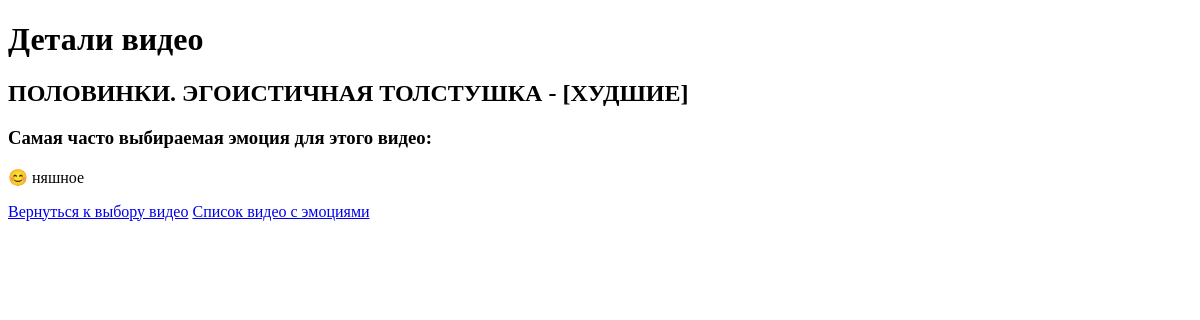
The app's page /video_details/5/ (signed in), older data.
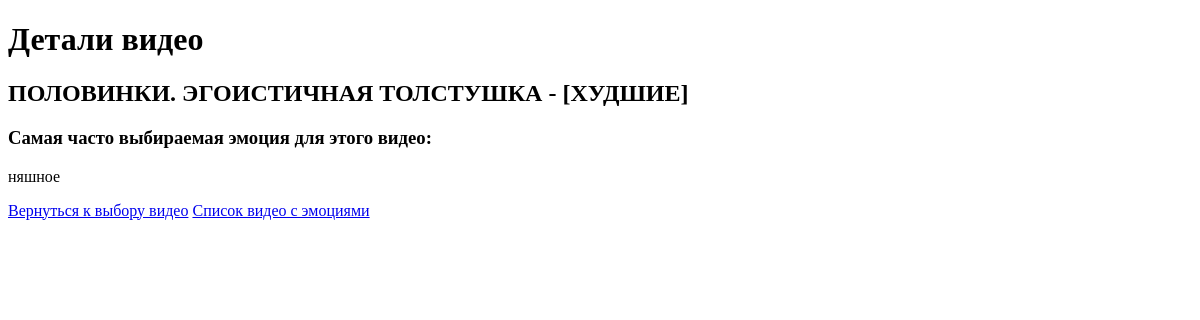
The same page, newer data.
### core/models.py (models this page shows)
class Emotion(models.Model):
    codename = models.CharField(max_length=30, unique=True) # Name in english to use in code - funny
    name = models.CharField(max_length=50, default="null")  # Name to use for UI - смешное
    emoji = models.CharField(max_length=50, blank=True)     # Emoji in text format - 🤣
    def __str__(self):
        return self.name

### core/views.py (the view)
# urls.py: path('video_details/<int:video_id>/', views.video_details, name='video_details'),
@login_required
def video_details(request, video_id):
    video = get_object_or_404(Content, id=video_id)
    most_common_emotion = get_most_common_emotion(video)
    return render(request, 'core/video_details.html', {'video': video, 'most_common_emotion': most_common_emotion})

### core/views.py (called while the page is built)
def get_most_common_emotion(video):
    emotions = ContentEmotion.objects.filter(video=video)
    emotion_counter = Counter(emotion.emotion for emotion in emotions)
    most_common_emotion, _ = emotion_counter.most_common(1)[0]
    return most_common_emotion

### templates/core/video_details.html (shortened to what this page needs)
<!DOCTYPE html>
<html>
<head>
</head>
<body>
    <h1>Детали видео</h1>
    <h2>{{ video.title }}</h2>
    <h3>Самая часто выбираемая эмоция для этого видео:</h3>
    <p>{{ most_common_emotion }}</p>
    <a href="{% url 'select_video' %}">Вернуться к выбору видео</a>
    <a href="{% url 'video_list' %}">Список видео с эмоциями</a>
</body>
</html>

Row changes from the older to the newer data that the page shows:
changed Emotion: name "😊 няшное" → "няшное"
